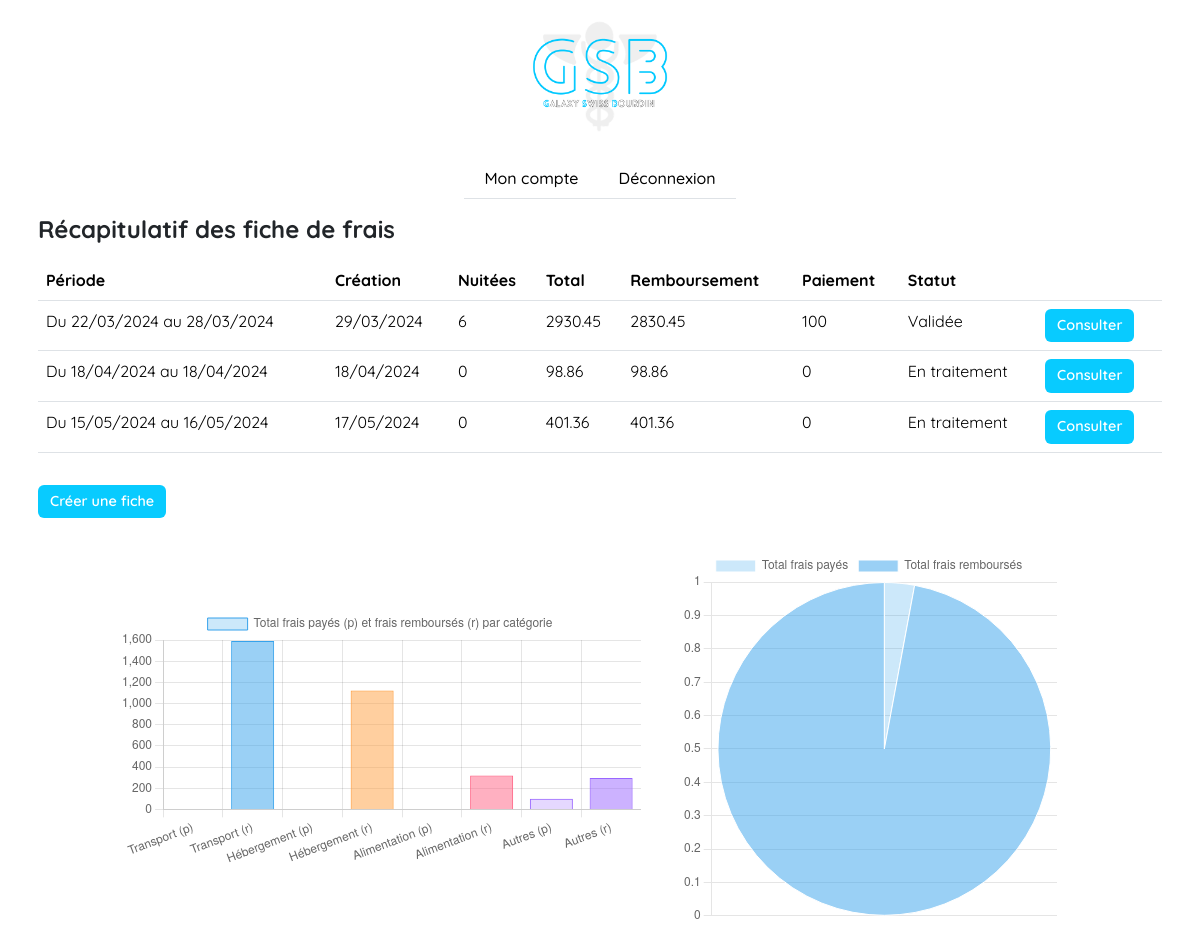
/controllers/portals/visitor.php (signed in), run on the app's committed database.
### tables this page shows
CREATE TABLE IF NOT EXISTS `expense_sheets` (
  `expense_sheet_id` int NOT NULL AUTO_INCREMENT,
  `user_id` int NOT NULL,
  `receipts_id` int NOT NULL,
  `treatment_id` int DEFAULT NULL,
  `request_date` date NOT NULL,
  `start_date` date NOT NULL,
  `end_date` date NOT NULL,
  `transport_category` int DEFAULT NULL,
  `kilometers_number` int DEFAULT NULL,
  `kilometer_expense` float DEFAULT NULL,
  `kilometer_expense_refund` float DEFAULT NULL,
  `kilometer_expense_unrefund` float DEFAULT NULL,
  `transport_expense` float DEFAULT NULL,
  `transport_expense_refund` float DEFAULT NULL,
  `transport_expense_unrefund` float DEFAULT NULL,
  `nights_number` int DEFAULT NULL,
  `accommodation_expense` float DEFAULT NULL,
  `accommodation_expense_refund` float DEFAULT NULL,
  `accommodation_expense_unrefund` float DEFAULT NULL,
  `food_expense` float DEFAULT NULL,
  `food_expense_refund` float DEFAULT NULL,
  `food_expense_unrefund` float DEFAULT NULL,
  `other_expense` float DEFAULT NULL,
  `other_expense_refund` float DEFAULT NULL,
  `other_expense_unrefund` float DEFAULT NULL,
  `message` varchar(500) DEFAULT NULL,
  `total_amount` float NOT NULL,
  `total_amount_refund` float NOT NULL,
  `total_amount_unrefund` float DEFAULT NULL,
  PRIMARY KEY (`expense_sheet_id`),
  KEY `id_user` (`user_id`),
  KEY `receipts_id` (`receipts_id`),
  KEY `treatment_id` (`treatment_id`)
);

### controllers/portals/visitor.php (called while the page is built, shortened)
<?php
require("../../models/db.php");
require("../../models/functionalities/ManageExpenseSheet.php");
$data = get_user_expense_sheets_data();
$kilometer_expense_refund = 0;
$kilometer_expense_unrefund = 0;
$transport_expense_refund = 0;
$transport_expense_unrefund = 0;
$accommodation_expense_refund = 0;
$accommodation_expense_unrefund = 0;
$food_expense_refund = 0;
$food_expense_unrefund = 0;
$other_expense_refund = 0;
$other_expense_unrefund = 0;
$total_amount_refund = 0;
$total_amount_unrefund = 0;
foreach ($data as $row) {
    $kilometer_expense_refund += $row["kilometer_expense_refund"];
    $kilometer_expense_unrefund += $row["kilometer_expense_unrefund"];
    $transport_expense_refund += $row["transport_expense_refund"];
    $transport_expense_unrefund += $row["transport_expense_unrefund"];
    $accommodation_expense_refund += $row["accommodation_expense_refund"];
    $accommodation_expense_unrefund += $row["accommodation_expense_unrefund"];
    $food_expense_refund += $row["food_expense_refund"];
    $food_expense_unrefund += $row["food_expense_unrefund"];
    $other_expense_refund += $row["other_expense_refund"];
    $other_expense_unrefund += $row["other_expense_unrefund"];
    $total_amount_refund += $row["total_amount_refund"];
    $total_amount_unrefund += $row["total_amount_unrefund"];
}
$transport_expense_refund = $kilometer_expense_refund + $transport_expense_refund;
$transport_expense_unrefund = $kilometer_expense_unrefund + $transport_expense_unrefund;
require("../../views/portals/visitor.php");

### models/db.php (called while the page is built)
<?php
function dbConnection()
{
    try {
        $dbConnection = new PDO('mysql:host=localhost:3306; dbname=db_gsb; charset=utf8', 'root', '');
    } catch (Exception $e) {
        die('Connexion échouée. Erreur : ' . $e->getMessage());
    }
    return $dbConnection;
}

### models/functionalities/ManageExpenseSheet.php (called while the page is built, shortened)
<?php
function get_user_expense_sheets_data()
{
    try {
        $sql = "SELECT u.user_id, e.*, t.* FROM users u INNER JOIN expense_sheets e ON u.user_id = e.user_id LEFT JOIN treatment t ON e.treatment_id = t.treatment_id WHERE u.user_id = ?";
        $request = dbConnection()->prepare($sql);
        $request->bindParam(1, $_SESSION["id"], PDO::PARAM_INT);
        $request->execute();
        $data = $request->fetchAll(PDO::FETCH_ASSOC);
        return $data;
    } catch (Exception $e) {
        $error = "Erreur : " . $e->getMessage();
        return $error;
    }
}

### views/portals/visitor.php (the view, shortened to what this page needs)
<!DOCTYPE html>
<html lang="en">
<head>
  <link rel="stylesheet" href="../../assets/style.css">
  <link href="https://cdn.jsdelivr.net/npm/bootstrap@5.3.2/dist/css/bootstrap.min.css" rel="stylesheet" />
</head>
<body>
  <header class="d-flex flex-column
  justify-content-center align-items-center">
    <img class="img-fluid" style="width: 150px;" src="../../assets/content/logo.png" alt="logo">
    <nav class="navbar">
      <ul class="nav fw-medium border-bottom border-1">
        <li class="nav-item px-1"><a class="nav-link text-black c-nav-link" href="../../controllers/portals/visitor.php?manageAccount">Mon compte</a></li>
        <li class="nav-item px-1"><a class="nav-link text-black c-nav-link" href="../../controllers/portals/visitor.php?logout">Déconnexion</a></li>
      </ul>
    </nav>
  </header>
  <main>
    <div class="container p-2">
      <h2 class="mb-3 fs-4 fw-bold">Récapitulatif des fiche de frais</h2>
      <div class="container mb-3 p-0 overflow-auto" style="max-height: 40vh;">
        <table class="table">
          <thead>
            <tr>
              <th>Période</th>
              <th>Création</th>
              <th>Nuitées</th>
              <th>Total</th>
              <th>Remboursement</th>
              <th>Paiement</th>
              <th>Statut</th>
              <th></th>
            </tr>
          </thead>
          <tbody>
            <?php
            foreach ($data as $row) {
              $start_date = new DateTime($row["start_date"]);
              $end_date = new DateTime($row["end_date"]);
              $request_date = new DateTime($row["request_date"]);
              echo "<tr>
                      <td>Du " . $start_date->format("d/m/Y") . " au " . $end_date->format("d/m/Y") . "</></td>
                      <td>" . $request_date->format("d/m/Y") . "</td>";
              if ($row["nights_number"] == NULL) {
                echo "<td>0</td>";
              } else {
                echo "<td>" . $row["nights_number"] . "</td>";
              }
              echo "<td>" . $row["total_amount"] . "</td>
                      <td>" . $row["total_amount_refund"] . "</td>
                      <td>" . $row["total_amount_unrefund"] . "</td>";
              if ($row["treatment_status"] == 1) {
                echo "<td>Validée</td>";
              } else if ($row["treatment_status"] == 2) {
                echo "<td>Refusée</td>";
              } else {
                echo "<td>En traitement</td>";
              }
              echo "<td><a class='btn btn-primary c-link' href='../../controllers/portals/visitor.php?manageExpenseSheet&id=" . $row["expense_sheet_id"] . "'>Consulter</a></td></tr>";
            }
            ?>
          </tbody>
        </table>
      </div>
      <a class="btn btn-primary c-link" href="../../controllers/portals/visitor.php?createExpenseSheet">Créer
        une fiche</a>
    </div>
    <div class="container d-flex p-4">
      <div class="row row-cols-1 row-cols-sm-2 row-cols-md-2 justify-content-center align-items-center w-100">
        <div class="col m-2" style="max-width: 800px;">
          <canvas id="visitor-chart-1"></canvas>
        </div>
        <div class="col mx-2" style="max-width: 400px;">
          <canvas id="visitor-chart-2"></canvas>
        </div>
      </div>
    </div>
  </main>
  <script>
    const ctx_1 = document.getElementById("visitor-chart-1");
    const ctx_2 = document.getElementById("visitor-chart-2");
    new Chart(ctx_1, {
      type: "bar",
      data: {
        labels: ["Transport (p)", "Transport (r)", "Hébergement (p)", "Hébergement (r)", "Alimentation (p)",
          "Alimentation (r)", "Autres (p)", "Autres (r)"
        ],
        datasets: [{
          label: "Total frais payés (p) et frais remboursés (r) par catégorie",
          data: [<?php echo $transport_expense_unrefund ?>,
            <?php echo $transport_expense_refund ?>,
            <?php echo $accommodation_expense_unrefund ?>,
            <?php echo $accommodation_expense_refund ?>,
            <?php echo $food_expense_unrefund ?>, <?php echo $food_expense_refund ?>,
            <?php echo $other_expense_unrefund ?>, <?php echo $other_expense_refund ?>
          ],
          backgroundColor: [
            "rgba(54, 162, 235, 0.25)",
            "rgba(54, 162, 235, 0.5)",
            "rgba(255, 159, 64, 0.25)",
            "rgba(255, 159, 64, 0.5)",
            "rgba(255, 99, 132, 0.25)",
            "rgba(255, 99, 132, 0.5)",
            "rgba(153, 102, 255, 0.25)",
            "rgba(153, 102, 255, 0.5)",
          ],
          borderColor: [
            "rgb(54, 162, 235)",
            "rgb(54, 162, 235)",
            "rgb(255, 159, 64)",
            "rgb(255, 159, 64)",
            "rgb(255, 99, 132)",
            "rgb(255, 99, 132)",
            "rgb(153, 102, 255)",
            "rgb(153, 102, 255)",
          ],
          borderWidth: 1
        }]
      },
      options: {
        scales: {
          y: {
            beginAtZero: true
          }
        }
      }
    });
    new Chart(ctx_2, {
      type: "pie",
      data: {
        labels: ["Total frais payés", "Total frais remboursés"],
        datasets: [{
          data: [<?php echo $total_amount_unrefund ?>, <?php echo $total_amount_refund ?>],
          backgroundColor: [
            "rgba(54, 162, 235, 0.25)",
            "rgba(54, 162, 235, 0.5)",
          ],
          borderWidth: 1
        }]
      },
      options: {
        scales: {
          y: {
            beginAtZero: true
          }
        }
      }
    });
  </script>
</body>
</html>

### assets/style.css (style rules this page uses)
* { font-family: 'Quicksand', Arial, Helvetica, sans-serif; }
.c-link { background-color: #08cbff !important; border: none !important; font-size: 0.9rem !important; font-weight: 600 !important; }

### data on the page
expense_sheets: start_date "22/03/2024", end_date "28/03/2024", request_date "29/03/2024", nights_number "6", total_amount "2930.45", total_amount_refund "2830.45", total_amount_unrefund "100", shows "Validée"
expense_sheets: start_date "18/04/2024", end_date "18/04/2024", request_date "18/04/2024", total_amount "98.86", total_amount_refund "98.86", total_amount_unrefund "0", shows "En traitement"
expense_sheets: start_date "15/05/2024", end_date "16/05/2024", request_date "17/05/2024", total_amount "401.36", total_amount_refund "401.36", total_amount_unrefund "0", shows "En traitement"

### other printed values
chart data {{ $transport_expense_unrefund }} 0
chart data {{ $transport_expense_refund }} 1591.228
chart data {{ $accommodation_expense_unrefund }} 0
chart data {{ $accommodation_expense_refund }} 1124
